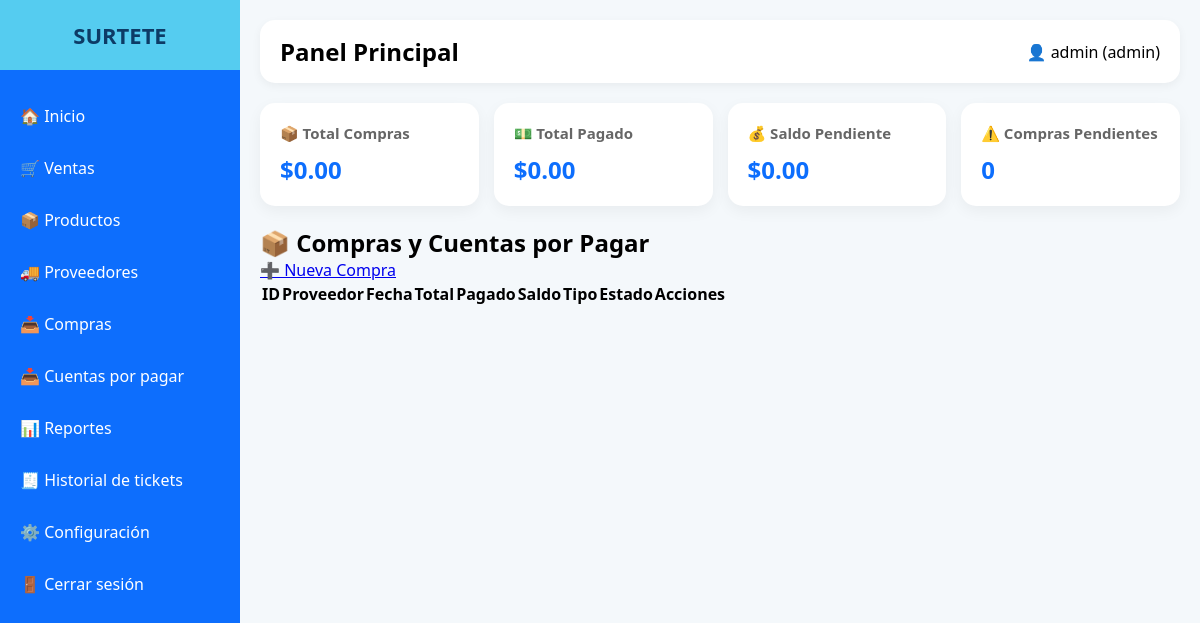
Page /compras/index.php (signed in) on the earlier database version.
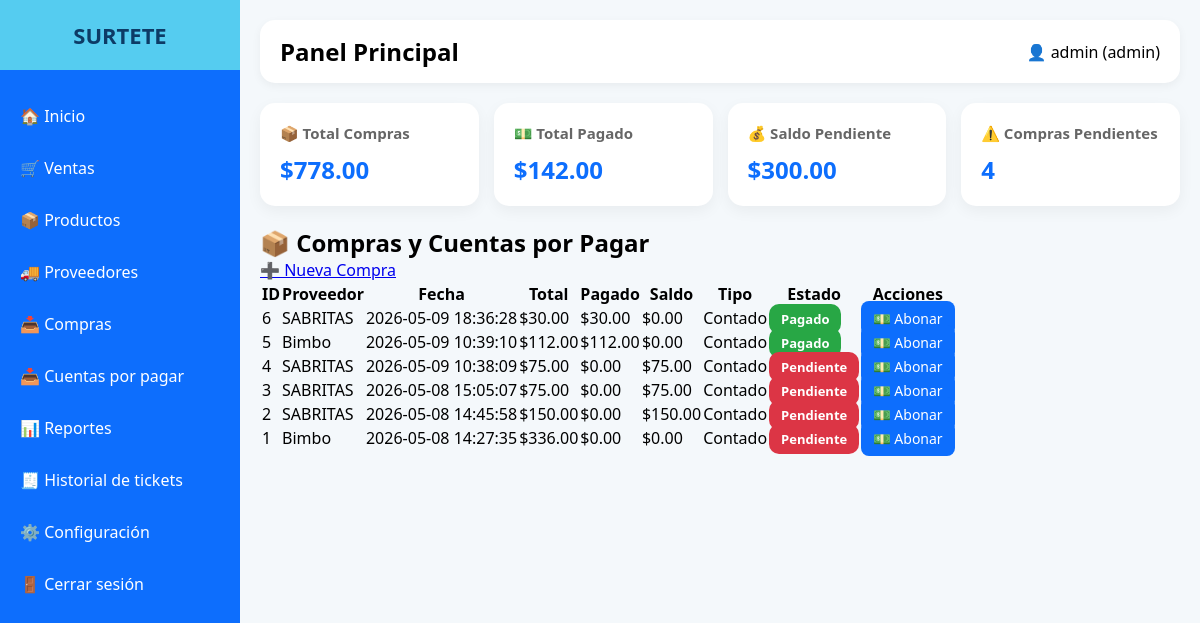
Same page on the later database version.
### tables this page shows
CREATE TABLE `compras` (
  `id` int(11) NOT NULL,
  `proveedor_id` int(11) NOT NULL,
  `fecha` datetime DEFAULT current_timestamp(),
  `total` decimal(10,2) NOT NULL,
  `estado` enum('pendiente','recibido','pagado') DEFAULT 'pendiente',
  `subtotal` decimal(10,2) DEFAULT 0.00,
  `descuento` decimal(10,2) DEFAULT 0.00,
  `iva` decimal(10,2) DEFAULT 0.00,
  `pagado` decimal(10,2) DEFAULT 0.00,
  `saldo` decimal(10,2) DEFAULT 0.00,
  `tipo_pago` enum('contado','credito') DEFAULT 'contado',
  `estado_pago` enum('pendiente','parcial','pagado') DEFAULT 'pendiente'
);

CREATE TABLE `proveedores` (
  `id` int(11) NOT NULL,
  `nombre` varchar(150) NOT NULL,
  `telefono` varchar(20) DEFAULT NULL,
  `email` varchar(100) DEFAULT NULL,
  `direccion` text DEFAULT NULL,
  `activo` tinyint(1) NOT NULL,
  `fecha_creacion` timestamp NOT NULL DEFAULT current_timestamp() ON UPDATE current_timestamp()
);

### compras/index.php (the view, shortened to what this page needs)
<?php
include("../config/db.php");
$sql = "
SELECT
compras.*,
proveedores.nombre AS proveedor
FROM compras
INNER JOIN proveedores
ON compras.proveedor_id = proveedores.id
ORDER BY compras.id DESC
";
$stmt = $conexion->query($sql);
$compras = $stmt->fetchAll();
?>
<!DOCTYPE html>
<html lang="es">
<head>
<link rel="stylesheet"
href="../assets/css/style.css">
</head>
<body>
<?php include("../includes/sidebar.php"); ?>
<div class="main">
<?php include("../includes/topbar.php"); ?>
<?php
$totalCompras = 0;
$totalPagado = 0;
$totalSaldo = 0;
$pendientes = 0;
foreach($compras as $c){
    $totalCompras += $c['total'];
    $totalPagado += $c['pagado'];
    $totalSaldo += $c['saldo'];
    if($c['estado_pago'] != 'pagado'){
        $pendientes++;
    }
}
?>
<div class="resumen">
<div class="card-resumen">
    <h3>📦 Total Compras</h3>
    <h2>$<?php echo number_format($totalCompras,2); ?></h2>
</div>
<div class="card-resumen">
    <h3>💵 Total Pagado</h3>
    <h2>$<?php echo number_format($totalPagado,2); ?></h2>
</div>
<div class="card-resumen">
    <h3>💰 Saldo Pendiente</h3>
    <h2>$<?php echo number_format($totalSaldo,2); ?></h2>
</div>
<div class="card-resumen">
    <h3>⚠️ Compras Pendientes</h3>
    <h2><?php echo $pendientes; ?></h2>
</div>
</div>
<div class="table-container">
<div class="top-actions">
<h2>📦 Compras y Cuentas por Pagar</h2>
<a href="crear.php" class="btn">
➕ Nueva Compra
</a>
</div>
<table>
<thead>
<tr>
    <th>ID</th>
    <th>Proveedor</th>
    <th>Fecha</th>
    <th>Total</th>
    <th>Pagado</th>
    <th>Saldo</th>
    <th>Tipo</th>
    <th>Estado</th>
    <th>Acciones</th>
</tr>
</thead>
<tbody>
<?php foreach($compras as $c): ?>
<?php
$clase = 'pendiente';
if($c['estado_pago'] == 'pagado'){
    $clase = 'pagado';
}
elseif($c['estado_pago'] == 'parcial'){
    $clase = 'parcial';
}
?>
<tr>
<td>
<?php echo $c['id']; ?>
</td>
<td>
<?php echo $c['proveedor']; ?>
</td>
<td>
<?php echo $c['fecha']; ?>
</td>
<td> $<?php echo number_format($c['total'],2); ?> </td>
<td> $<?php echo number_format($c['pagado'],2); ?> </td>
<td> $<?php echo number_format($c['saldo'],2); ?> </td>
<td>
<?php echo ucfirst($c['tipo_pago']); ?>
</td>
<td>
<span class="estado <?php echo $clase; ?>">
<?php echo ucfirst($c['estado_pago']); ?>
</span>
</td>
<td>
<a class="btn-abono" href="abonar.php?id=<?php echo $c['id']; ?>"> 💵 Abonar </a>
</td>
</tr>
<?php endforeach; ?>
</tbody>
</table>
</div>
</div>
</body>
</html>

### includes/sidebar.php
<div class="sidebar">
    <div class="logo">
        SURTETE
    </div>
    <div class="menu">
        <a href="/surtete/index.php">🏠 Inicio</a>
        <a href="/surtete/ventas/pos.php">🛒 Ventas</a>
        <a href="/surtete/productos/index.php">📦 Productos</a>
        <a href="/surtete/proveedores/proveedores.php">🚚 Proveedores</a>
        <a href="/surtete/compras/crear.php">📥 Compras</a>
        <a href="/surtete/compras/index.php">📥 Cuentas por pagar</a>
        <a href="#">📊 Reportes</a>
        <a href="/surtete/ventas/historial_tickets.php">🧾 Historial de tickets</a>
        <?php if($_SESSION['rol'] == 'admin'): ?>
            <a href="#">⚙️ Configuración</a>
        <?php endif; ?>
        <a href="/surtete/auth/logout.php">🚪 Cerrar sesión</a>
    </div>
</div>

### includes/topbar.php
<div class="topbar">
    <h2>Panel Principal</h2>
    <div>
        👤 <?php echo $_SESSION['usuario']; ?>
        (<?php echo $_SESSION['rol']; ?>)
    </div>
</div>

### assets/css/style.css (style rules this page uses)
* { margin:0; padding:0; box-sizing:border-box; }
body { font-family:'Segoe UI',sans-serif; background:#f4f8fb; }
.sidebar { width:240px; height:100vh; background:#0d6efd; position:fixed; left:0; top:0; color:white; display:flex; flex-direction:column; }
.logo { background:#55ccf0; padding:20px; text-align:center; font-size:22px; font-weight:bold; color:#0d3b66; }
.menu { margin-top:20px; }
.menu a { color:white; text-decoration:none; padding:15px 20px; display:block; transition:.3s; }
.main { margin-left:240px; padding:20px; }
.topbar { background:white; padding:15px 20px; border-radius:15px; display:flex; justify-content:space-between; align-items:center; margin-bottom:20px; box-shadow:0 3px 10px rgba(0,0,0,0.05); }

### compras/index.php (style rules this page uses)
.estado { padding:6px 12px; border-radius:10px; color:white; font-weight:bold; font-size:13px; }
.pagado { background:#28a745; }
.pendiente { background:#dc3545; }
.btn-abono { background:#0d6efd; color:white; padding:8px 12px; border-radius:8px; text-decoration:none; font-size:14px; }
.resumen { display:grid; grid-template-columns:repeat(4,1fr); gap:15px; margin-bottom:20px; }
.card-resumen { background:white; padding:20px; border-radius:15px; box-shadow:0 5px 15px rgba(0,0,0,0.05); }
.card-resumen h3 { margin:0; color:#666; font-size:15px; }
.card-resumen h2 { margin-top:10px; color:#0d6efd; }

Differences in the rows shown:
added compras: id "6", proveedor.nombre "SABRITAS", fecha "2026-05-09 18:36:28", total "30.00", pagado "30.00", saldo "0.00", tipo_pago "Contado", estado_pago "Pagado"
added compras: id "5", proveedor.nombre "Bimbo", fecha "2026-05-09 10:39:10", total "112.00", pagado "112.00", saldo "0.00", tipo_pago "Contado", estado_pago "Pagado"
added compras: id "4", proveedor.nombre "SABRITAS", fecha "2026-05-09 10:38:09", total "75.00", pagado "0.00", saldo "75.00", tipo_pago "Contado", estado_pago "Pendiente"
added compras: id "3", proveedor.nombre "SABRITAS", fecha "2026-05-08 15:05:07", total "75.00", pagado "0.00", saldo "75.00", tipo_pago "Contado", estado_pago "Pendiente"
added compras: id "2", proveedor.nombre "SABRITAS", fecha "2026-05-08 14:45:58", total "150.00", pagado "0.00", saldo "150.00", tipo_pago "Contado", estado_pago "Pendiente"
added compras: id "1", proveedor.nombre "Bimbo", fecha "2026-05-08 14:27:35", total "336.00", pagado "0.00", saldo "0.00", tipo_pago "Contado", estado_pago "Pendiente"
Other differences:
$totalCompras: "0.00" → "778.00"
$totalPagado: "0.00" → "142.00"
$totalSaldo: "0.00" → "300.00"
$pendientes: "0" → "4"
